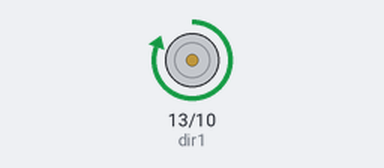
Bench run of a sketch on a simulated Arduino Uno, built with avr-gcc and run on an emulated ATmega328P. Shown: motor-driver pin pairs drawn as motors (green arrow = first pin HIGH = forward, orange = second pin HIGH = backward, longer = more drive).

Above: at 1.0 s.
At 3.0 s:
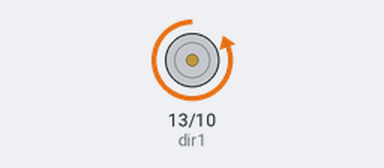
Timing chart, 0 to 5.2 s (numbered marks = the images above):
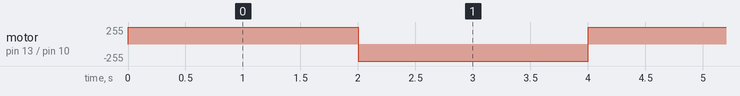

Measured:
- by itself, motor on pin 13 (dir1) / pin 10 (dir2): alternates forward 255/255 for 2.0 s and backward 255/255 for 2.0 s

The sketch:

code.ino
```cpp
 /* انا هنا بالكود دا واخد مخرجين من
الاردوينو  ومخليهم خرج وموصل ماتور باربعة ترانزستور
مشغلهم كسويتشات وواخد كل اتنين مع بعض ع مخرج
وبخلي مرة احد المخرجين بخمسة والتاني بصفر فبيدور
الماتور ف اتجاه بعدين بعد ثانيتين بعمل العكس
فيدور فالاتجاه التاني
لاني بكدا بعكس البولارتي بتاعت الجهد ع الماتور*/
int dir1 = 13;
int dir2 = 10 ;
void setup ()
{
  pinMode (dir1,OUTPUT);
  pinMode (dir2,OUTPUT);
}
void loop ()
{
  digitalWrite (dir1,HIGH);
  digitalWrite (dir2,LOW);
  delay(2000);
  digitalWrite (dir1,LOW);
  digitalWrite (dir2,HIGH);
  delay(2000);

}
```
